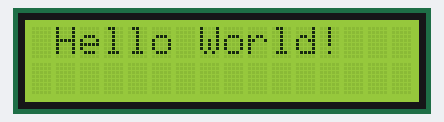
Recording of a sketch running on a simulated Arduino Uno, built with avr-gcc and run on an emulated ATmega328P. Parts: 16×2 character LCD.

Above: at 0.1 s.
At 1.1 s:
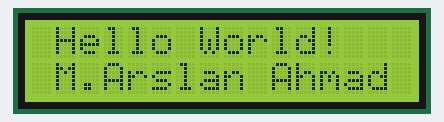
At 2.2 s:
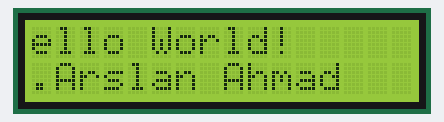
At 2.8 s:
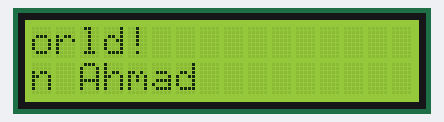
At 3.4 s:
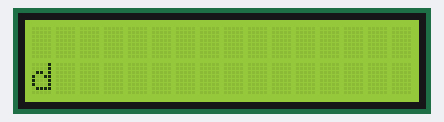

Measured:
- what the display in image 1 shows lasts 1.0 s, from 1.1 s to 2.1 s

The sketch:

16x2_lcd_display_code.ino
```cpp
// Written By: M.Arslan Ahmad
#include <LiquidCrystal.h>
int potentio_pin = A0;
// initialize the library with the numbers of the interface pins
const int rs = 12, en = 11, d4 = 5, d5 = 4, d6 = 3, d7 = 2;
LiquidCrystal lcd(rs, en, d4, d5, d6, d7);

void setup() {
  // set up the LCD's number of columns and rows:
  lcd.begin(16, 2);
  // Print a message to the LCD.
  lcd.setCursor(1,0);
  lcd.print("Hello World!");
  delay(1000);
  lcd.setCursor(1,1);
  String Message_1 = "M.Arslan Ahmad";
  lcd.print(Message_1);
  delay(1000);
  for (int pos=0; pos<Message_1.length(); pos++)
  {
    lcd.scrollDisplayLeft();
    delay(100);
  }
  lcd.clear();
}

void loop()
{
}
```
